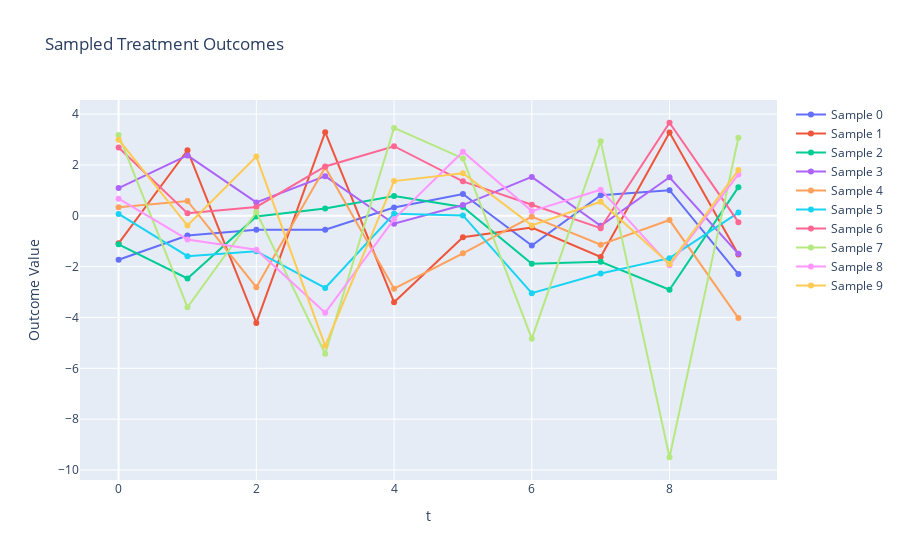

Write notebook code for a chart like this one.
### Code cell
fig = go.Figure()
for sample_idx in range(len(sample_ids)):
    values = Y_sampled[sample_idx, :]
    fig.add_trace(go.Scatter(x=list(range(M + H)), y=values, name=f'Sample {sample_idx}'))
fig.update_layout(
    title='Sampled Treatment Outcomes',
    xaxis_title='t',
    yaxis_title='Outcome Value'
)
fig.show()

### Figure 1 — Plotly figure (JSON) as saved in the notebook; plotly's stock layout.template omitted (floating-point values rounded to 4 significant figures)
{"data": [{"name": "Sample 0", "type": "scatter", "x": [0, 1, 2, 3, 4, 5, 6, 7, 8, 9], "y": [-1.727, -0.7781, -0.5506, -0.5483, 0.3238, 0.8592, -1.169, 0.811, 1.008, -2.293]}, {"name": "Sample 1", "type": "scatter", "x": [0, 1, 2, 3, 4, 5, 6, 7, 8, 9], "y": [-1.083, 2.579, -4.212, 3.291, -3.398, -0.8446, -0.464, -1.617, 3.274, -1.522]}, {"name": "Sample 2", "type": "scatter", "x": [0, 1, 2, 3, 4, 5, 6, 7, 8, 9], "y": [-1.123, -2.464, -0.0261, 0.2907, 0.7768, 0.3496, -1.886, -1.807, -2.908, 1.127]}, {"name": "Sample 3", "type": "scatter", "x": [0, 1, 2, 3, 4, 5, 6, 7, 8, 9], "y": [1.093, 2.377, 0.5263, 1.56, -0.3139, 0.4222, 1.531, -0.3899, 1.516, -1.497]}, {"name": "Sample 4", "type": "scatter", "x": [0, 1, 2, 3, 4, 5, 6, 7, 8, 9], "y": [0.3373, 0.5847, -2.81, 1.914, -2.868, -1.477, -0.03288, -1.134, -0.1674, -4.023]}, {"name": "Sample 5", "type": "scatter", "x": [0, 1, 2, 3, 4, 5, 6, 7, 8, 9], "y": [0.07234, -1.587, -1.394, -2.836, 0.07957, 0.01615, -3.042, -2.27, -1.667, 0.127]}, {"name": "Sample 6", "type": "scatter", "x": [0, 1, 2, 3, 4, 5, 6, 7, 8, 9], "y": [2.69, 0.1047, 0.3502, 1.943, 2.737, 1.356, 0.4342, -0.4853, 3.661, -0.2512]}, {"name": "Sample 7", "type": "scatter", "x": [0, 1, 2, 3, 4, 5, 6, 7, 8, 9], "y": [3.176, -3.597, 0.1456, -5.426, 3.456, 2.257, -4.834, 2.938, -9.499, 3.072]}, {"name": "Sample 8", "type": "scatter", "x": [0, 1, 2, 3, 4, 5, 6, 7, 8, 9], "y": [0.6741, -0.9313, -1.338, -3.815, -0.1312, 2.521, 0.1839, 1.028, -1.942, 1.629]}, {"name": "Sample 9", "type": "scatter", "x": [0, 1, 2, 3, 4, 5, 6, 7, 8, 9], "y": [2.997, -0.384, 2.331, -5.115, 1.366, 1.677, -0.3769, 0.5543, -1.893, 1.799]}], "layout": {"title": {"text": "Sampled Treatment Outcomes"}, "xaxis": {"title": {"text": "t"}}, "yaxis": {"title": {"text": "Outcome Value"}}}}
